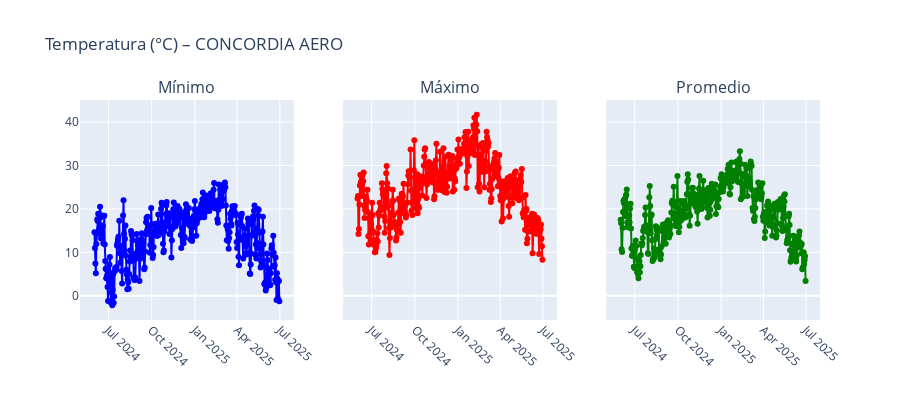
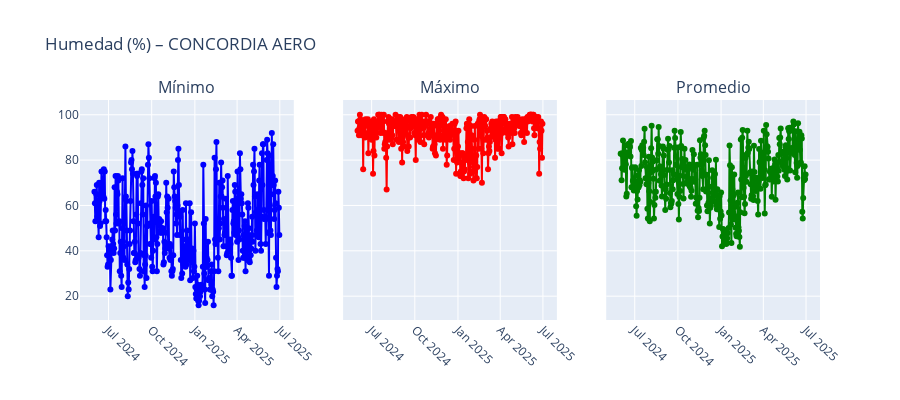
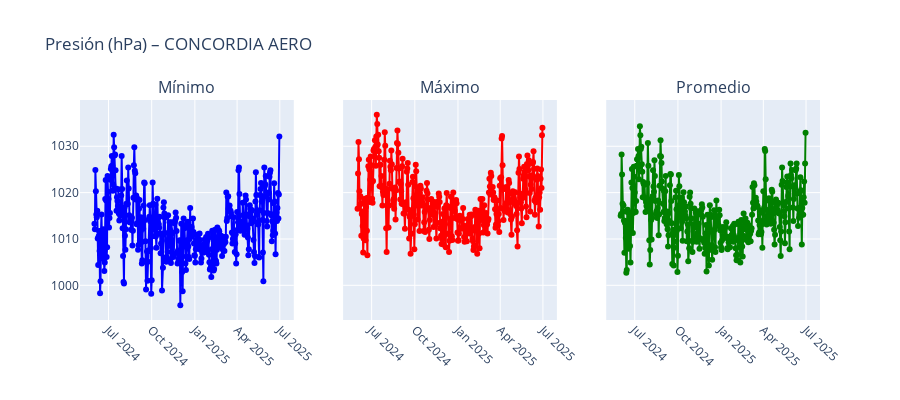
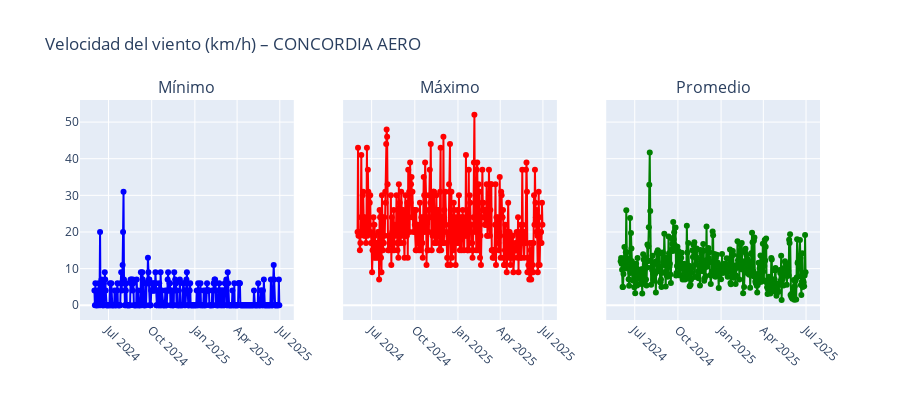

The code cell stored with these charts, in order, in its notebook:
### Markdown cell above
## Visualización por estación y por variable

Se generan gráficos individuales para cada estación meteorológica, mostrando la evolución diaria de temperatura, presión, humedad y viento. 
También se incluye una visualización tipo Windrose para observar la distribución de la dirección y velocidad del viento.

### Code cell
# Asegurar que FECHA esté en datetime
df_estaciones_group['FECHA'] = pd.to_datetime(df_estaciones_group['FECHA'])

variables = {
    'TEMP': {'min': 'TEMP_MIN', 'mean': 'TEMP_MEAN', 'max': 'TEMP_MAX', 'label': 'Temperatura (°C)'},
    'HUM': {'min': 'HUM_MIN', 'mean': 'HUM_MEAN', 'max': 'HUM_MAX', 'label': 'Humedad (%)'},
    'PNM': {'min': 'PNM_MIN', 'mean': 'PNM_MEAN', 'max': 'PNM_MAX', 'label': 'Presión (hPa)'},
    'WIND_SPEED': {'min': 'WIND_SPEED_MIN', 'mean': 'WIND_SPEED_MEAN', 'max': 'WIND_SPEED_MAX', 'label': 'Velocidad del viento (km/h)'}
}

# Recorrer estaciones
for estacion in df_estaciones_group['ESTACION'].unique():
    df_est_group = df_estaciones_group[df_estaciones_group['ESTACION'] == estacion]
    df_est_raw = df_estaciones[(df_estaciones['NOMBRE'] == estacion) & (df_estaciones['DD'] <= 360)]

    print(f"\n Estación: {estacion}")

    # Una fila por variable (cada una con 3 columnas: min, mean, max)
    for var, datos in variables.items():
        fig = make_subplots(
            rows=1, cols=3,
            shared_yaxes=True,
            subplot_titles=("Mínimo", "Máximo", "Promedio")
        )

        colores = {
            'min': 'blue',
            'max': 'red',
            'mean': 'green'
        }
        
        for i, tipo in enumerate(['min', 'max', 'mean']):
            fig.add_trace(
                go.Scatter(
                    x=df_est_group['FECHA'],
                    y=df_est_group[datos[tipo]],
                    mode='lines+markers',
                    name=f"{datos['label']} – {tipo}",
                    line=dict(color=colores[tipo]),
                    hovertemplate="Fecha: %{x|%d-%m-%Y}<br>Valor: %{y:.2f}<extra></extra>"
                ),
                row=1, col=i + 1
            )

        fig.update_layout(
            title_text=f"{datos['label']} – {estacion}",
            height=400,
            showlegend=False
        )
        fig.update_xaxes(tickangle=45)
        fig.show()

    # Graficar rosa del viento con matplotlib (se mantiene igual)
    ax = WindroseAxes.from_ax()
    ax.bar(df_est_raw['DD'], df_est_raw['FF'], normed=True, opening=0.8, edgecolor='white')
    ax.set_title(f'Dirección y velocidad del viento – {estacion}', fontsize=12)
    ax.set_legend()
    plt.show()

### Figure 1 — Plotly figure (JSON) as saved in the notebook; plotly's stock layout.template omitted (floating-point values rounded to 4 significant figures; data arrays with more than 128 entries replaced by an {"elided": "..."} marker saying what was removed)
{"data": [{"hovertemplate": "Fecha: %{x|%d-%m-%Y}<br>Valor: %{y:.2f}<extra></extra>", "line": {"color": "blue"}, "mode": "lines+markers", "name": "Temperatura (°C) – min", "type": "scatter", "x": {"elided": "391 str values"}, "xaxis": "x", "y": {"elided": "391 float values"}, "yaxis": "y"}, {"hovertemplate": "Fecha: %{x|%d-%m-%Y}<br>Valor: %{y:.2f}<extra></extra>", "line": {"color": "red"}, "mode": "lines+markers", "name": "Temperatura (°C) – max", "type": "scatter", "x": {"elided": "391 str values"}, "xaxis": "x2", "y": {"elided": "391 float values"}, "yaxis": "y2"}, {"hovertemplate": "Fecha: %{x|%d-%m-%Y}<br>Valor: %{y:.2f}<extra></extra>", "line": {"color": "green"}, "mode": "lines+markers", "name": "Temperatura (°C) – mean", "type": "scatter", "x": {"elided": "391 str values"}, "xaxis": "x3", "y": {"elided": "391 float values"}, "yaxis": "y3"}], "layout": {"annotations": [{"font": {"size": 16}, "showarrow": false, "text": "Mínimo", "x": 0.1444, "xanchor": "center", "xref": "paper", "y": 1, "yanchor": "bottom", "yref": "paper"}, {"font": {"size": 16}, "showarrow": false, "text": "Máximo", "x": 0.5, "xanchor": "center", "xref": "paper", "y": 1, "yanchor": "bottom", "yref": "paper"}, {"font": {"size": 16}, "showarrow": false, "text": "Promedio", "x": 0.8556, "xanchor": "center", "xref": "paper", "y": 1, "yanchor": "bottom", "yref": "paper"}], "height": 400, "showlegend": false, "title": {"text": "Temperatura (°C) – CONCORDIA AERO"}, "xaxis": {"anchor": "y", "domain": [0, 0.2889], "tickangle": 45}, "xaxis2": {"anchor": "y2", "domain": [0.3556, 0.6444], "tickangle": 45}, "xaxis3": {"anchor": "y3", "domain": [0.7111, 1], "tickangle": 45}, "yaxis": {"anchor": "x", "domain": [0, 1]}, "yaxis2": {"anchor": "x2", "domain": [0, 1], "matches": "y", "showticklabels": false}, "yaxis3": {"anchor": "x3", "domain": [0, 1], "matches": "y", "showticklabels": false}}}

### Figure 2 — Plotly figure (JSON) as saved in the notebook; plotly's stock layout.template omitted (floating-point values rounded to 4 significant figures; data arrays with more than 128 entries replaced by an {"elided": "..."} marker saying what was removed)
{"data": [{"hovertemplate": "Fecha: %{x|%d-%m-%Y}<br>Valor: %{y:.2f}<extra></extra>", "line": {"color": "blue"}, "mode": "lines+markers", "name": "Humedad (%) – min", "type": "scatter", "x": {"elided": "391 str values"}, "xaxis": "x", "y": {"elided": "391 int values"}, "yaxis": "y"}, {"hovertemplate": "Fecha: %{x|%d-%m-%Y}<br>Valor: %{y:.2f}<extra></extra>", "line": {"color": "red"}, "mode": "lines+markers", "name": "Humedad (%) – max", "type": "scatter", "x": {"elided": "391 str values"}, "xaxis": "x2", "y": {"elided": "391 int values"}, "yaxis": "y2"}, {"hovertemplate": "Fecha: %{x|%d-%m-%Y}<br>Valor: %{y:.2f}<extra></extra>", "line": {"color": "green"}, "mode": "lines+markers", "name": "Humedad (%) – mean", "type": "scatter", "x": {"elided": "391 str values"}, "xaxis": "x3", "y": {"elided": "391 float values"}, "yaxis": "y3"}], "layout": {"annotations": [{"font": {"size": 16}, "showarrow": false, "text": "Mínimo", "x": 0.1444, "xanchor": "center", "xref": "paper", "y": 1, "yanchor": "bottom", "yref": "paper"}, {"font": {"size": 16}, "showarrow": false, "text": "Máximo", "x": 0.5, "xanchor": "center", "xref": "paper", "y": 1, "yanchor": "bottom", "yref": "paper"}, {"font": {"size": 16}, "showarrow": false, "text": "Promedio", "x": 0.8556, "xanchor": "center", "xref": "paper", "y": 1, "yanchor": "bottom", "yref": "paper"}], "height": 400, "showlegend": false, "title": {"text": "Humedad (%) – CONCORDIA AERO"}, "xaxis": {"anchor": "y", "domain": [0, 0.2889], "tickangle": 45}, "xaxis2": {"anchor": "y2", "domain": [0.3556, 0.6444], "tickangle": 45}, "xaxis3": {"anchor": "y3", "domain": [0.7111, 1], "tickangle": 45}, "yaxis": {"anchor": "x", "domain": [0, 1]}, "yaxis2": {"anchor": "x2", "domain": [0, 1], "matches": "y", "showticklabels": false}, "yaxis3": {"anchor": "x3", "domain": [0, 1], "matches": "y", "showticklabels": false}}}

### Figure 3 — Plotly figure (JSON) as saved in the notebook; plotly's stock layout.template omitted (floating-point values rounded to 4 significant figures; data arrays with more than 128 entries replaced by an {"elided": "..."} marker saying what was removed)
{"data": [{"hovertemplate": "Fecha: %{x|%d-%m-%Y}<br>Valor: %{y:.2f}<extra></extra>", "line": {"color": "blue"}, "mode": "lines+markers", "name": "Presión (hPa) – min", "type": "scatter", "x": {"elided": "391 str values"}, "xaxis": "x", "y": {"elided": "391 float values"}, "yaxis": "y"}, {"hovertemplate": "Fecha: %{x|%d-%m-%Y}<br>Valor: %{y:.2f}<extra></extra>", "line": {"color": "red"}, "mode": "lines+markers", "name": "Presión (hPa) – max", "type": "scatter", "x": {"elided": "391 str values"}, "xaxis": "x2", "y": {"elided": "391 float values"}, "yaxis": "y2"}, {"hovertemplate": "Fecha: %{x|%d-%m-%Y}<br>Valor: %{y:.2f}<extra></extra>", "line": {"color": "green"}, "mode": "lines+markers", "name": "Presión (hPa) – mean", "type": "scatter", "x": {"elided": "391 str values"}, "xaxis": "x3", "y": {"elided": "391 float values"}, "yaxis": "y3"}], "layout": {"annotations": [{"font": {"size": 16}, "showarrow": false, "text": "Mínimo", "x": 0.1444, "xanchor": "center", "xref": "paper", "y": 1, "yanchor": "bottom", "yref": "paper"}, {"font": {"size": 16}, "showarrow": false, "text": "Máximo", "x": 0.5, "xanchor": "center", "xref": "paper", "y": 1, "yanchor": "bottom", "yref": "paper"}, {"font": {"size": 16}, "showarrow": false, "text": "Promedio", "x": 0.8556, "xanchor": "center", "xref": "paper", "y": 1, "yanchor": "bottom", "yref": "paper"}], "height": 400, "showlegend": false, "title": {"text": "Presión (hPa) – CONCORDIA AERO"}, "xaxis": {"anchor": "y", "domain": [0, 0.2889], "tickangle": 45}, "xaxis2": {"anchor": "y2", "domain": [0.3556, 0.6444], "tickangle": 45}, "xaxis3": {"anchor": "y3", "domain": [0.7111, 1], "tickangle": 45}, "yaxis": {"anchor": "x", "domain": [0, 1]}, "yaxis2": {"anchor": "x2", "domain": [0, 1], "matches": "y", "showticklabels": false}, "yaxis3": {"anchor": "x3", "domain": [0, 1], "matches": "y", "showticklabels": false}}}

### Figure 4 — Plotly figure (JSON) as saved in the notebook; plotly's stock layout.template omitted (floating-point values rounded to 4 significant figures; data arrays with more than 128 entries replaced by an {"elided": "..."} marker saying what was removed)
{"data": [{"hovertemplate": "Fecha: %{x|%d-%m-%Y}<br>Valor: %{y:.2f}<extra></extra>", "line": {"color": "blue"}, "mode": "lines+markers", "name": "Velocidad del viento (km/h) – min", "type": "scatter", "x": {"elided": "391 str values"}, "xaxis": "x", "y": {"elided": "391 int values"}, "yaxis": "y"}, {"hovertemplate": "Fecha: %{x|%d-%m-%Y}<br>Valor: %{y:.2f}<extra></extra>", "line": {"color": "red"}, "mode": "lines+markers", "name": "Velocidad del viento (km/h) – max", "type": "scatter", "x": {"elided": "391 str values"}, "xaxis": "x2", "y": {"elided": "391 int values"}, "yaxis": "y2"}, {"hovertemplate": "Fecha: %{x|%d-%m-%Y}<br>Valor: %{y:.2f}<extra></extra>", "line": {"color": "green"}, "mode": "lines+markers", "name": "Velocidad del viento (km/h) – mean", "type": "scatter", "x": {"elided": "391 str values"}, "xaxis": "x3", "y": {"elided": "391 float values"}, "yaxis": "y3"}], "layout": {"annotations": [{"font": {"size": 16}, "showarrow": false, "text": "Mínimo", "x": 0.1444, "xanchor": "center", "xref": "paper", "y": 1, "yanchor": "bottom", "yref": "paper"}, {"font": {"size": 16}, "showarrow": false, "text": "Máximo", "x": 0.5, "xanchor": "center", "xref": "paper", "y": 1, "yanchor": "bottom", "yref": "paper"}, {"font": {"size": 16}, "showarrow": false, "text": "Promedio", "x": 0.8556, "xanchor": "center", "xref": "paper", "y": 1, "yanchor": "bottom", "yref": "paper"}], "height": 400, "showlegend": false, "title": {"text": "Velocidad del viento (km/h) – CONCORDIA AERO"}, "xaxis": {"anchor": "y", "domain": [0, 0.2889], "tickangle": 45}, "xaxis2": {"anchor": "y2", "domain": [0.3556, 0.6444], "tickangle": 45}, "xaxis3": {"anchor": "y3", "domain": [0.7111, 1], "tickangle": 45}, "yaxis": {"anchor": "x", "domain": [0, 1]}, "yaxis2": {"anchor": "x2", "domain": [0, 1], "matches": "y", "showticklabels": false}, "yaxis3": {"anchor": "x3", "domain": [0, 1], "matches": "y", "showticklabels": false}}}
